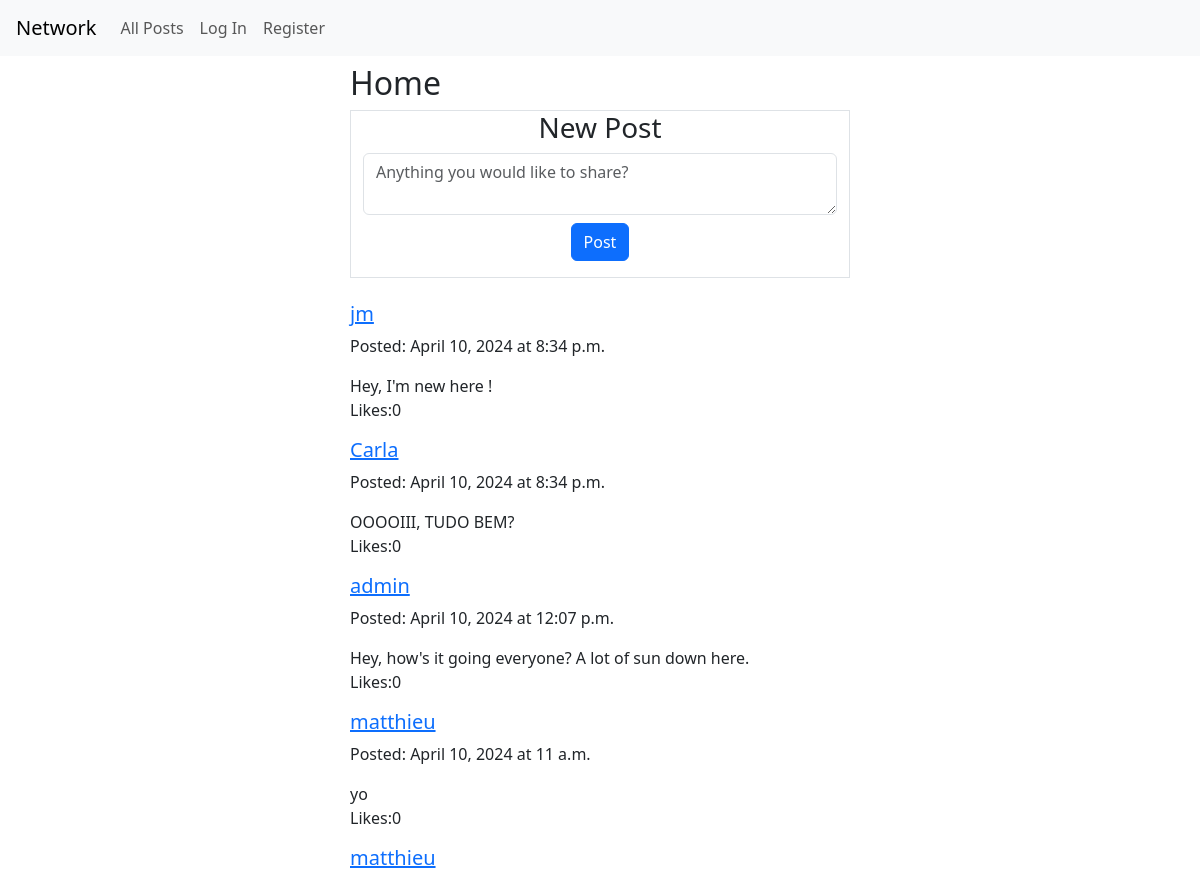
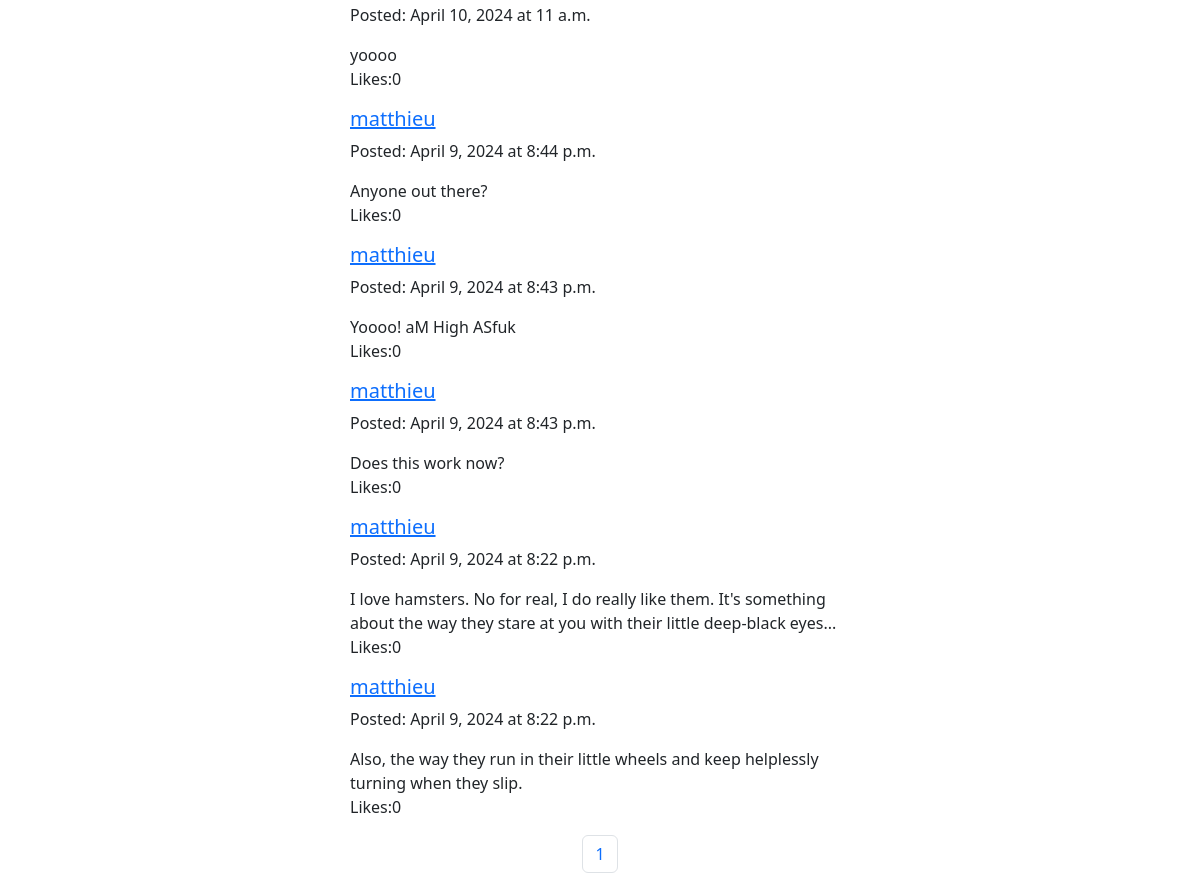
Before: / with the older database file (2 pictures, top to bottom).
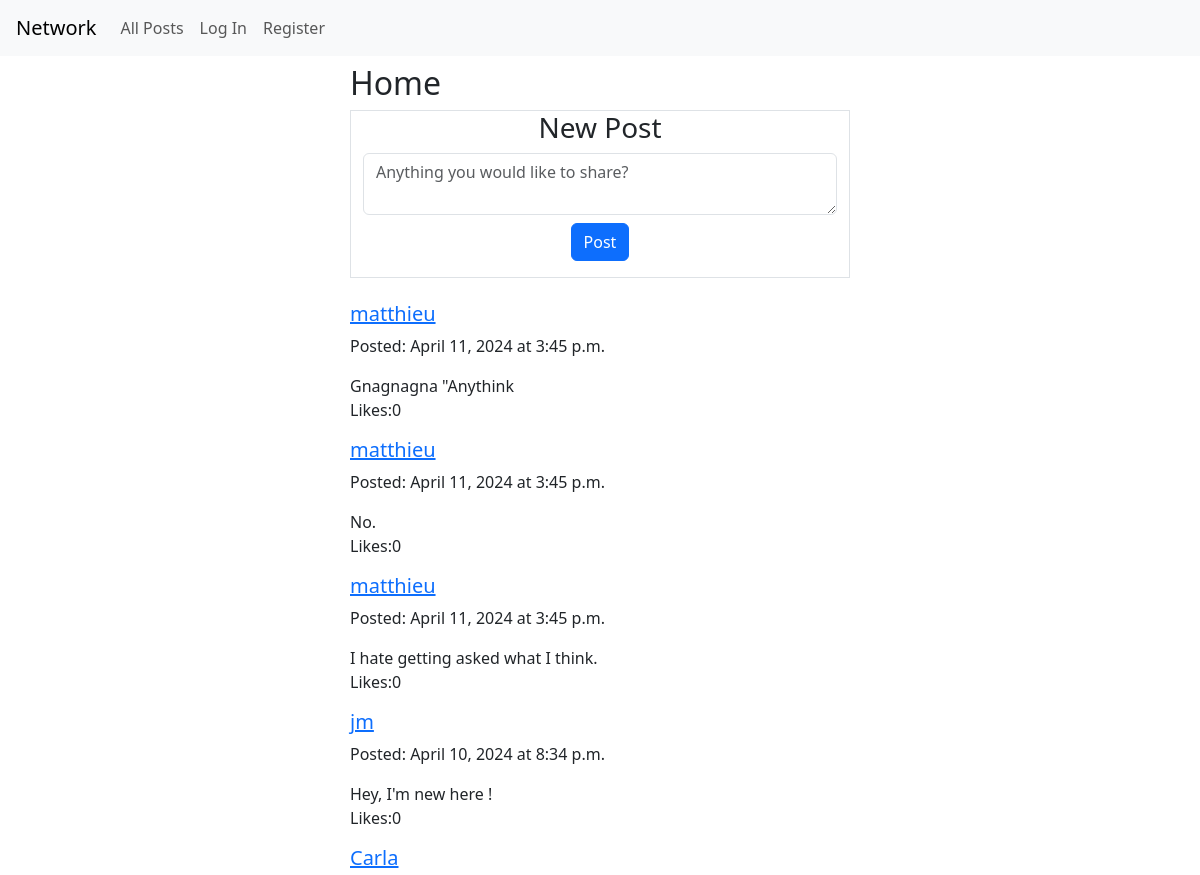
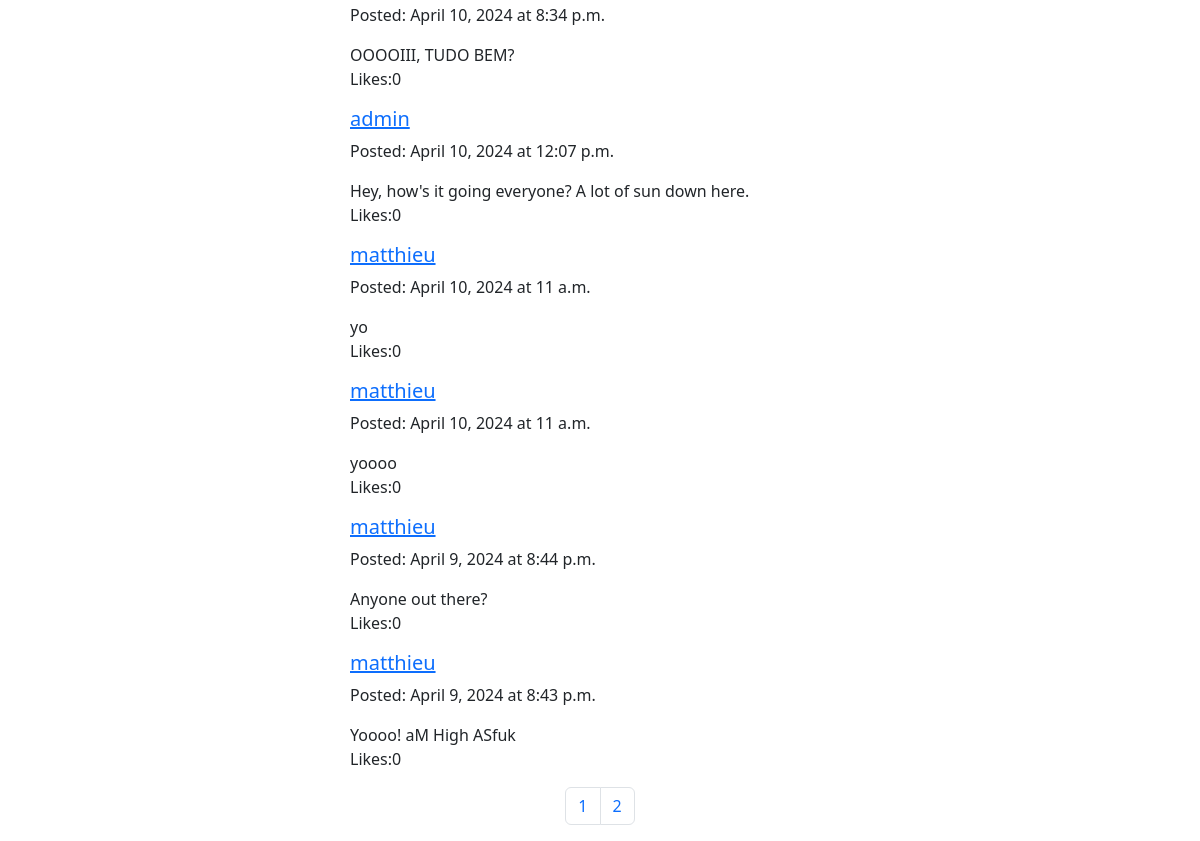
After: the same page with the newer database file (2 pictures, top to bottom).
### network/models.py (models this page shows, shortened)
class Post(models.Model):
    content = models.TextField(max_length= 500)
    creation_date = models.DateField(default=timezone.now().date())
    creation_time = models.TimeField(default=timezone.now().time())
    user = models.ForeignKey(User, on_delete=models.CASCADE, related_name="posts")

class User(AbstractUser):
    follows = models.ManyToManyField('self', symmetrical=False, related_name='follower', blank=True)
    def __str__(self):
        return self.username

### network/views.py (the view, shortened to what this page needs)
# urls.py: path("", views.index, name="index"),
def index(request):
    posts = Post.objects.order_by("-creation_date", "-creation_time")
    paginator = Paginator(posts, 10)
    pages_total = paginator.count
    if request.GET.get('ajax') == 'True':
        data = json.loads(request.body)
        page_number = data.get("page_number")
        return JsonResponse({"message":"page number received"})
    if request.method == 'GET':
        user = request.user
        postform = PostForm()
        page_number = request.GET.get("page_number", 1)
        return render(request, "network/index.html",{
            "postform":postform,
            "recent_posts":paginator.page(page_number),
            "user":user,
            "paginator":paginator,
            "pages_total":pages_total,
        })

### network/forms.py (shortened to what this page needs)
class PostForm(forms.Form):
    content = forms.CharField(widget=forms.Textarea(attrs={'class': 'form-control mb-2',
                                                            'cols': 10,
                                                            'rows': 2,
                                                            'placeholder' : 'Anything you would like to share?'
                                                            }),
                            max_length= 500)

### network/templates/network/index.html (shortened to what this page needs)
{% extends "network/layout.html" %}
{% block body %}
    <div class ="container-fluid">
        <div class="row justify-content-center text-left-align" >
            <div class="col-5 ms-0 ps-0">
                <h2>Home</h2>
            </div>
        </div>
        <div id="new_post" class="row justify-content-center text-center mb-4 " >
            <div class="col-5 border">
                <h3>New Post</h3>
                <form action="" method="post">
                {{postform.content}}
                    <button type="submit" class="btn btn-primary mb-3" value="Submit">Post</button>
                </form>
            </div>
        </div>
        {% for post in recent_posts %}
            <div class="row justify-content-center text-left-aligned">
                <div class="col-5 ms-0 ps-0">
                    <a href="{{post.user.username}}"><h5 id="{{post.user}}">{{post.user}}</h5></a>
                    <p>Posted: {{post.creation_date}} at {{post.creation_time}}</p>
                    <span class="text-break">{{post.content}}</span>
                    <p>Likes:0</p>
                </div>
            </div>
        {% endfor %}
        <nav id="pagination">
            <ul class="pagination justify-content-center">
              {% for page in paginator %}
              <li id="{{page.number}}" class="page-item"><a class="page-link" href="{% url 'index' %}?page_number={{ page.number }}">{{page.number}}</a></li>
              {% endfor %}
            </ul>
          </nav>
    </div>
{% endblock %}

Changed rows visible on the page:
no longer on this page (row unchanged): Post: user "matthieu", creation_date "April 9, 2024", creation_time "8:43 p.m.", content "Does this work now?"
no longer on this page (row unchanged): Post: user "matthieu", creation_date "April 9, 2024", creation_time "8:22 p.m.", content "I love hamsters. No for real, I do really like them. It's something about the way they stare at you with their little deep-black eyes..."
no longer on this page (row unchanged): Post: user "matthieu", creation_date "April 9, 2024", creation_time "8:22 p.m.", content "Also, the way they run in their little wheels and keep helplessly turning when they slip."
added Post: user "matthieu", creation_date "April 11, 2024", creation_time "3:45 p.m.", content "Gnagnagna \"Anythink"
added Post: user "matthieu", creation_date "April 11, 2024", creation_time "3:45 p.m.", content "No."
added Post: user "matthieu", creation_date "April 11, 2024", creation_time "3:45 p.m.", content "I hate getting asked what I think."
Other visible differences:
new list line: "2"
